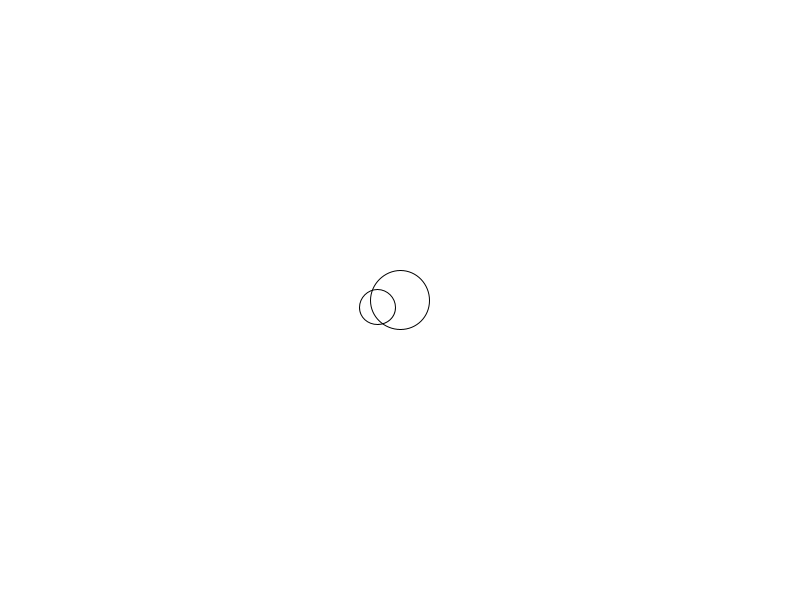
Frame 1 (no input)
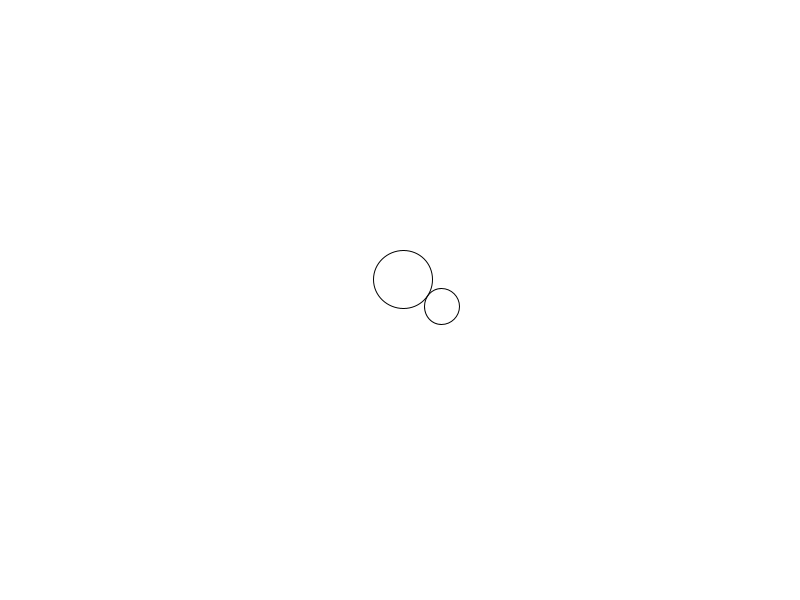
Frame 60 (the mouse pressed at the canvas centre just before this capture)
Frame 120 (the mouse held since frame 60 and released just before this capture): identical to frame 60, image omitted

The Processing sketch that drew these frames (run headless with seeded random() and noise(); from frame 60 on, the mouse is pressed at the canvas centre):

// Processing sketch: collision_test
// ── collision_test.pde
Orb[] orbs = new Orb[2];

void setup() {
  size(800, 600);
  noFill();
  for (int i=0; i<orbs.length; i++) {
    orbs[i] = new Orb(width/2, height/2, random(10, 40));
  }
}



void draw() {
  background(255);
  for (int i=0; i<orbs.length; i++) {
    orbs[i].display();
    collide(orbs[i]);
  }
}

void collide(Orb o) {
  PVector randVec = new PVector();
 
  for (int i=0; i<orbs.length; i++) {
     float r2 = o.r + orbs[i].r;
    if (o != orbs[i]) {
      float d = dist(orbs[i].x, orbs[i].y, o.x, o.y);
      if (d < orbs[i].r+o.r) {
        if (d==0) { // if pure overalp, create random vector
          float theta = random(TWO_PI);
          randVec.x = cos(theta);
          randVec.y = sin(theta);
        } else { // get collision vector
          randVec.x = o.x = orbs[i].x;
          randVec.y = o.y = orbs[i].y;
        }
        randVec.normalize();
        
        // move orbs apart along collision vector
        randVec.mult(r2); // collision vector with 2*r length
        o.x += randVec.x/2;
        o.y += randVec.y/2;
        orbs[i].x -= randVec.x/2;
        orbs[i].y -= randVec.y/2;
      }
    }
  }
}
// ── Orb.pde
class Orb {
  float x, y;
  float r = 50;
  
  Orb(){
  }
  
  Orb(float x, float y, float r){
    this.x = x;
    this.y = y;
    this.r = r;
  }
  
  void display(){
    pushMatrix();
    translate(x, y);
    ellipse(0, 0, r*2, r*2);
    popMatrix();
  }
  
  void move(){
  }
}
